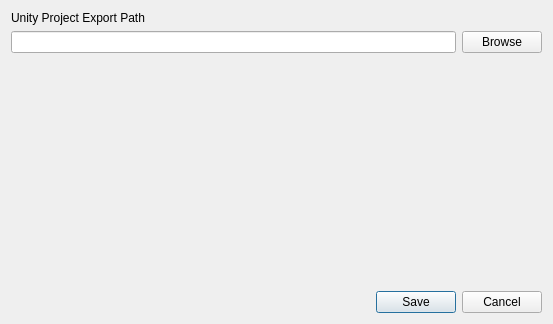
<?xml version="1.0" encoding="UTF-8"?>
<ui version="4.0">
 <class>SettingsDialog</class>
 <widget class="QDialog" name="SettingsDialog">
  <property name="geometry">
   <rect>
    <x>0</x>
    <y>0</y>
    <width>553</width>
    <height>324</height>
   </rect>
  </property>
  <property name="windowTitle">
   <string>Settings</string>
  </property>
  <layout class="QHBoxLayout" name="settingsDialogHorizontalLayout">
   <item>
    <widget class="QWidget" name="centralWidget" native="true">
     <property name="minimumSize">
      <size>
       <width>500</width>
       <height>0</height>
      </size>
     </property>
     <layout class="QVBoxLayout" name="centralWidget_verticalLayout">
      <property name="leftMargin">
       <number>0</number>
      </property>
      <property name="topMargin">
       <number>0</number>
      </property>
      <property name="rightMargin">
       <number>0</number>
      </property>
      <property name="bottomMargin">
       <number>0</number>
      </property>
      <item>
       <widget class="QLabel" name="unity_label">
        <property name="text">
         <string>Unity Project Export Path</string>
        </property>
       </widget>
      </item>
      <item>
       <layout class="QHBoxLayout" name="unity_horizontalLayout">
        <item>
         <widget class="QLineEdit" name="unity_line_edit">
          <property name="readOnly">
           <bool>true</bool>
          </property>
         </widget>
        </item>
        <item>
         <widget class="QPushButton" name="unity_browse_button">
          <property name="text">
           <string>Browse</string>
          </property>
         </widget>
        </item>
       </layout>
      </item>
      <item>
       <spacer name="verticalSpacer">
        <property name="orientation">
         <enum>Qt::Vertical</enum>
        </property>
        <property name="sizeHint" stdset="0">
         <size>
          <width>20</width>
          <height>181</height>
         </size>
        </property>
       </spacer>
      </item>
      <item>
       <widget class="QDialogButtonBox" name="save_cancel_buttons">
        <property name="orientation">
         <enum>Qt::Horizontal</enum>
        </property>
        <property name="standardButtons">
         <set>QDialogButtonBox::Cancel|QDialogButtonBox::Save</set>
        </property>
       </widget>
      </item>
     </layout>
    </widget>
   </item>
  </layout>
 </widget>
 <resources/>
 <connections>
  <connection>
   <sender>save_cancel_buttons</sender>
   <signal>rejected()</signal>
   <receiver>SettingsDialog</receiver>
   <slot>reject()</slot>
   <hints>
    <hint type="sourcelabel">
     <x>276</x>
     <y>303</y>
    </hint>
    <hint type="destinationlabel">
     <x>273</x>
     <y>207</y>
    </hint>
   </hints>
  </connection>
  <connection>
   <sender>save_cancel_buttons</sender>
   <signal>accepted()</signal>
   <receiver>SettingsDialog</receiver>
   <slot>accept()</slot>
   <hints>
    <hint type="sourcelabel">
     <x>276</x>
     <y>303</y>
    </hint>
    <hint type="destinationlabel">
     <x>276</x>
     <y>161</y>
    </hint>
   </hints>
  </connection>
 </connections>
</ui>
